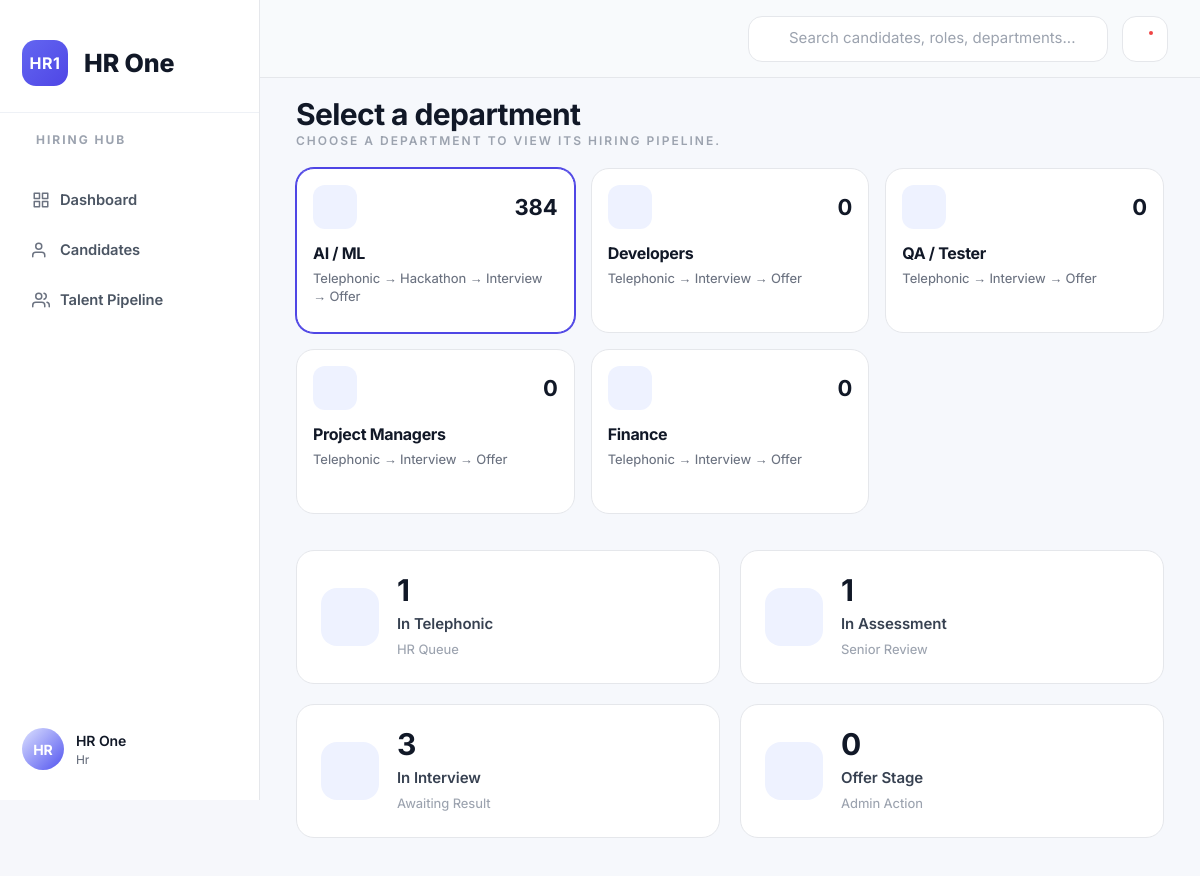
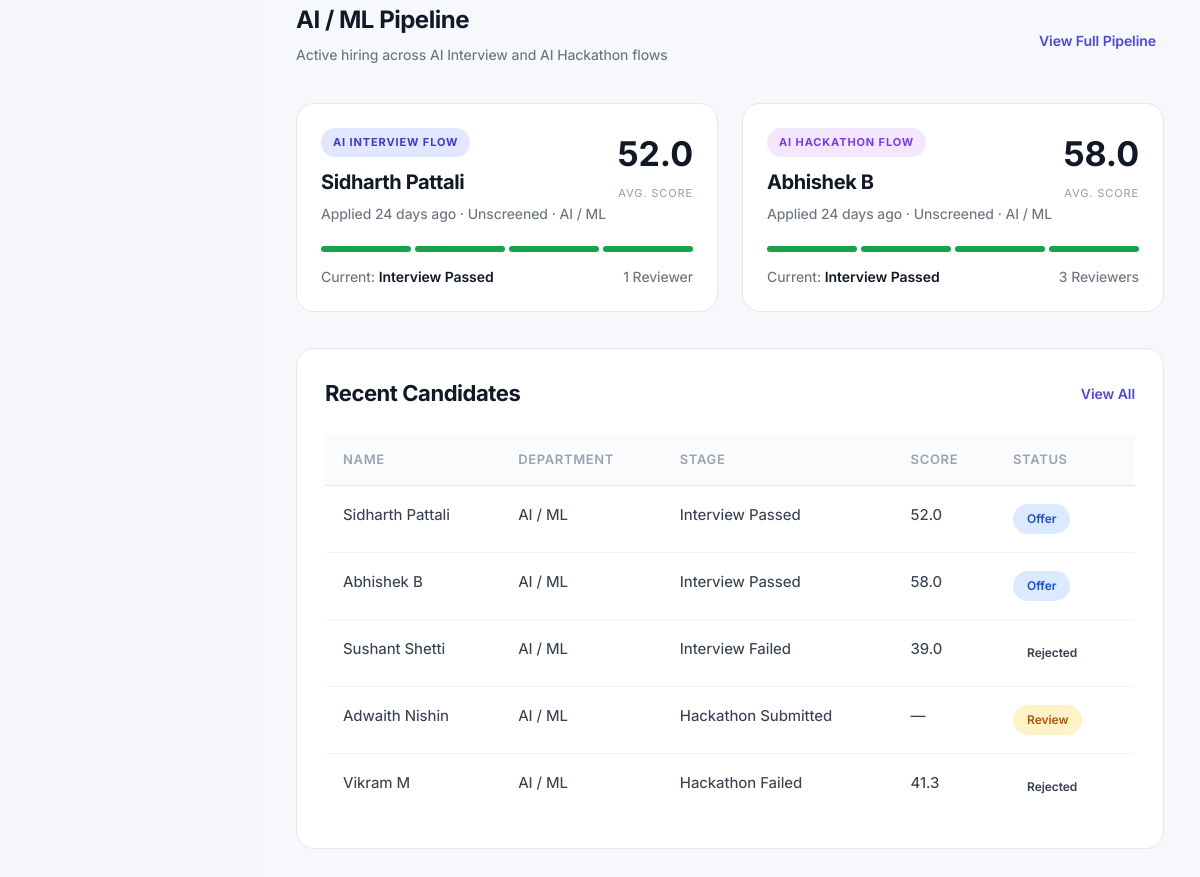
The app's page /dashboard (signed in) with its own data (2 pictures, top to bottom).
### app/core/models.py (models this page shows)
class User(Base):
    __tablename__ = "users"
    id: Mapped[int] = mapped_column(Integer, primary_key=True, index=True)
    username: Mapped[str] = mapped_column(String(50), unique=True, nullable=False, index=True)
    password_hash: Mapped[str] = mapped_column(String(255), nullable=False)
    role: Mapped[str] = mapped_column(String(30), nullable=False, index=True)
    full_name: Mapped[str] = mapped_column(String(120), nullable=False)
    skills: Mapped[str] = mapped_column(Text, default="")
    created_at: Mapped[datetime] = mapped_column(DateTime, default=datetime.utcnow)

class Candidate(Base):
    __tablename__ = "candidates"
    id: Mapped[int] = mapped_column(Integer, primary_key=True)
    name: Mapped[str] = mapped_column(String(150), nullable=False, index=True)
    email: Mapped[str] = mapped_column(String(150), nullable=True)
    phone: Mapped[str] = mapped_column(String(30), nullable=True, index=True)
    skills: Mapped[str] = mapped_column(Text, default="")
    flow: Mapped[str | None] = mapped_column(String(50), nullable=True, index=True)  # ai_hackathon_flow | ai_interview_flow
    stage: Mapped[int] = mapped_column(Integer, default=1, index=True)
    status: Mapped[str] = mapped_column(String(30), default="new", index=True)
    created_at: Mapped[datetime] = mapped_column(DateTime, default=datetime.utcnow)
    updated_at: Mapped[datetime] = mapped_column(DateTime, default=datetime.utcnow, onupdate=datetime.utcnow)
    department: Mapped[str | None] = mapped_column(String(50), nullable=True, index=True)
    screening: Mapped[CandidateScreening | None] = relationship(back_populates="candidate", uselist=False)
    decision: Mapped[CandidateDecision | None] = relationship(back_populates="candidate", uselist=False)
    submission: Mapped[Submission | None] = relationship(back_populates="candidate", uselist=False)
    interviews: Mapped[list[Interview]] = relationship(back_populates="candidate")

### app/routes/auth.py (the view)
@router.get("/dashboard", name="dashboard")
def dashboard(
    request: Request,
    user: User = Depends(get_current_user),
    db: Session = Depends(get_db),
):
    dept_ids = [d["id"] for d in DEPARTMENTS]
    selected_department = request.query_params.get("department", "AI / ML")
    if selected_department not in dept_ids:
        selected_department = "AI / ML"
    selected_department_label = next(
        (d["label"] for d in DEPARTMENTS if d["id"] == selected_department),
        selected_department,
    )
    dept_counts = {
        dept["id"]: _active_candidate_count(db, dept["id"])
        for dept in DEPARTMENTS
    }
    total_candidates = dept_counts.get(selected_department, 0)
    telephonic_count = _status_count(db, selected_department, ["accepted"])
    assessment_count = _status_count(db, selected_department, ["submitted"])
    interview_count = _status_count(
        db,
        selected_department,
        ["interview_scheduled", "interview_passed", "interview_failed"],
    )
    offer_count = _status_count(db, selected_department, ["offer"])
    featured_query = (
        select(Candidate)
        .where(
            Candidate.department == selected_department,
            Candidate.status.notin_(["rejected", "new", "parsed"]),
        )
        .options(
            selectinload(Candidate.submission).selectinload(Submission.reviews),
            selectinload(Candidate.interviews).selectinload(Interview.scores),
            selectinload(Candidate.screening),
        )
        .order_by(Candidate.updated_at.desc())
        .limit(2)
    )
    featured_candidates = [
        build_candidate_progress_card(c) for c in db.scalars(featured_query).all()
    ]
    recent_query = (
        select(Candidate)
        .options(
            selectinload(Candidate.submission).selectinload(Submission.reviews),
            selectinload(Candidate.interviews).selectinload(Interview.scores),
            selectinload(Candidate.screening),
        )
        .order_by(Candidate.updated_at.desc())
        .limit(5)
    )
    recent_candidates = [
        build_candidate_progress_card(c) for c in db.scalars(recent_query).all()
    ]
    return templates.TemplateResponse(
        request,
        "dashboard.html",
        {
            "user": user,
            "departments": DEPARTMENTS,
            "selected_department": selected_department,
            "selected_department_label": selected_department_label,
            "total_candidates": total_candidates,
            "dept_counts": dept_counts,
            "telephonic_count": telephonic_count,
            "assessment_count": assessment_count,
            "interview_count": interview_count,
            "offer_count": offer_count,
            "featured_candidates": featured_candidates,
            "recent_candidates": recent_candidates,
        },
    )

### templates/dashboard.html (shortened to what this page needs)
{% extends "base.html" %}
{% block content %}
<div class="dashboard-title">
        <h1>Select a department</h1>
        <span class="eyebrow">Choose a department to view its hiring pipeline.</span>
    </div>
<div class="department-selector">
    {% for dept in departments %}
        <a
            href="?department={{ dept.id | urlencode }}"
            class="dept-card {% if selected_department == dept.id %}active{% endif %}"
        >
            <div class="dept-top">
                <div class="dept-icon {% if dept.id == 'AI / ML' %}purple{% endif %}">
                </div>
                <span class="dept-count">
                    {{ dept_counts[dept.id] }}
                </span>
            </div>
            <h3>{{ dept.label }}</h3>
            <p>
                {% if dept.id == "AI / ML" %}
                    Telephonic → Hackathon → Interview → Offer
                {% else %}
                    Telephonic → Interview → Offer
                {% endif %}
            </p>
        </a>
    {% endfor %}
</div>
<div class="pipeline-stats">
    <div class="pipeline-card">
        <div class="pipeline-icon">
        </div>
        <div class="pipeline-content">
            <div class="pipeline-number">
                {{ telephonic_count|default(0) }}
            </div>
            <div class="pipeline-title">
                In Telephonic
            </div>
            <div class="pipeline-subtitle">
                HR Queue
            </div>
        </div>
    </div>
    {% if selected_department == "AI / ML" %}
    <div class="pipeline-card">
        <div class="pipeline-icon">
        </div>
        <div class="pipeline-content">
            <div class="pipeline-number">
                {{ assessment_count|default(0) }}
            </div>
            <div class="pipeline-title">
                In Assessment
            </div>
            <div class="pipeline-subtitle">
                Senior Review
            </div>
        </div>
    </div>
    {% endif %}
    <div class="pipeline-card">
        <div class="pipeline-icon">
        </div>
        <div class="pipeline-content">
            <div class="pipeline-number">
                {{ interview_count|default(0) }}
            </div>
            <div class="pipeline-title">
                In Interview
            </div>
            <div class="pipeline-subtitle">
                Awaiting Result
            </div>
        </div>
    </div>
    <div class="pipeline-card">
        <div class="pipeline-icon">
        </div>
        <div class="pipeline-content">
            <div class="pipeline-number">
                {{ offer_count|default(0) }}
            </div>
            <div class="pipeline-title">
                Offer Stage
            </div>
            <div class="pipeline-subtitle">
                Admin Action
            </div>
        </div>
    </div>
</div>
<div class="pipeline-header">
    <div>
        <h2>{{ selected_department_label }} Pipeline</h2>
        <p>
            {% if selected_department == "AI / ML" %}
                Active hiring across AI Interview and AI Hackathon flows
            {% else %}
                Active hiring for {{ selected_department_label }}
            {% endif %}
        </p>
    </div>
    <a href="{{ request.url_for('department_pipeline') }}?department={{ selected_department | urlencode }}" class="view-link">
        View Full Pipeline
    </a>
</div>
<div class="candidate-pipeline">
    {% if featured_candidates %}
        {% for candidate in featured_candidates %}
            <div class="candidate-card">
                <div class="candidate-top">
                    <div>
                        <span class="candidate-tag {{ candidate.flow_tag_class }}">
                            {{ candidate.flow_tag_label }}
                        </span>
                        <h3>{{ candidate.name }}</h3>
                        <p>
                            Applied {{ candidate.applied_ago }} · {{ candidate.role_label }} · {{ candidate.department }}
                        </p>
                    </div>
                <div class="candidate-score">
                    <span class="score">{{ candidate.score_display }}</span>
                    <small>{{ candidate.score_sublabel }}</small>
                </div>
                </div>
                <div class="pipeline-progress">
                    <div class="progress {{ candidate.stage_colors[0] }}"></div>
                    <div class="progress {{ candidate.stage_colors[1] }}"></div>
                    <div class="progress {{ candidate.stage_colors[2] }}"></div>
                    <div class="progress {{ candidate.stage_colors[3] }}"></div>
                </div>
                <div class="candidate-footer">
                    <span>
                        Current:
                        <strong>{{ candidate.stage_label }}</strong>
                    </span>
                    <span>
                        {{ candidate.reviewer_count }} Reviewer{{ "s" if candidate.reviewer_count != 1 else "" }}
                    </span>
                </div>
            </div>
        {% endfor %}
    {% else %}
        <p class="eyebrow">No active {{ selected_department_label }} candidates yet.</p>
    {% endif %}
</div>
<div class="recent-section">
    <div class="section-title">
        <h2>Recent Candidates</h2>
        <a href="{{ request.url_for('hr_candidates') }}">
            View All
        </a>
    </div>
    <table class="candidate-table">
        <thead>
            <tr>
                <th>Name</th>
                <th>Department</th>
                <th>Stage</th>
                <th>Score</th>
                <th>Status</th>
            </tr>
        </thead>
        <tbody>
            {% if recent_candidates %}
                {% for candidate in recent_candidates %}
                    <tr>
                        <td>{{ candidate.name }}</td>
                        <td>{{ candidate.department }}</td>
                        <td>{{ candidate.stage_label }}</td>
                        <td>{{ candidate.score if candidate.score is not none else "—" }}</td>
                        <td>
                            <span class="status {{ candidate.badge_class }}">
                                {{ candidate.badge_label }}
                            </span>
                        </td>
                    </tr>
                {% endfor %}
            {% else %}
                <tr>
                    <td colspan="5">No candidates yet.</td>
                </tr>
            {% endif %}
        </tbody>
    </table>
</div>
{% endblock %}

### templates/base.html (shortened to what this page needs)
<!DOCTYPE html>
<html lang="en">
<head>
    {% set root_path = request.scope.get('root_path', '') %}
    <link
        rel="stylesheet"
        href="{{ root_path }}/static/style.css"
    />
    <link
        rel="stylesheet"
        href="https://cdn.jsdelivr.net/npm/@tabler/icons-webfont@latest/tabler-icons.min.css"
    />
</head>
<body>
{% if user %}
<div class="app-shell">
    {% include "_sidebar.html" %}
    <div class="main">
        <header class="topbar">
<div class="topbar-right">
    {% block topbar_controls %}
    <div class="search-box">
        <input
            type="text"
            placeholder="Search candidates, roles, departments..."
        >
    </div>
    <button class="toolbar-btn notification-btn">
        <span class="notification-dot"></span>
    </button>
    {% endblock %}
</div>
        </header>
{% endif %}
        <main class="content">
            {% block content %}
            {% endblock %}
        </main>
{% if user %}
    </div>
</div>
{% endif %}
</body>
</html>

### templates/_sidebar.html (shortened to what this page needs)
<aside class="sidebar">
    <div class="sidebar-brand">
        <div class="sidebar-logo">
            <div class="logo-icon">HR1</div>
            <div class="logo-text">
                HR One
            </div>
        </div>
    </div>
     <div class="sidebar-title">
            HIRING HUB
        </div>
  <nav>
    <ul class="sidebar-nav">
      <li>
        <a href="{{ request.url_for('dashboard').path }}">
          <svg class="icon" viewBox="0 0 24 24" fill="none" stroke="currentColor" stroke-width="2" stroke-linecap="round" stroke-linejoin="round"><rect x="3" y="3" width="7" height="7"/><rect x="14" y="3" width="7" height="7"/><rect x="3" y="14" width="7" height="7"/><rect x="14" y="14" width="7" height="7"/></svg>
          <span>Dashboard</span>
        </a>
      </li>
      {% if user.role in ["hr", "admin"] %}
        <li>
          <a href="{{ request.url_for('hr_candidates').path }}">
            <svg class="icon" viewBox="0 0 24 24" fill="none" stroke="currentColor" stroke-width="2" stroke-linecap="round" stroke-linejoin="round"><path d="M17 21v-2a4 4 0 0 0-4-4H5a4 4 0 0 0-4 4v2"/><circle cx="9" cy="7" r="4"/></svg>
            <span>Candidates</span>
          </a>
        </li>
      {% endif %}
      {% if user.role in ["hr", "admin"] %}
        <li>
         <a href="{{ request.url_for('talent_pipeline').path }}">
            <svg class="icon" viewBox="0 0 24 24" fill="none" stroke="currentColor" stroke-width="2" stroke-linecap="round" stroke-linejoin="round"><path d="M17 21v-2a4 4 0 0 0-4-4H5a4 4 0 0 0-4 4v2"/><circle cx="9" cy="7" r="4"/><path d="M23 21v-2a4 4 0 0 0-3-3.87"/><path d="M16 3.13a4 4 0 0 1 0 7.75"/></svg>
            <span>Talent Pipeline</span>
          </a>
        </li>
      {% endif %}
    </ul>
  </nav>
 <div class="sidebar-footer">
    <div class="sidebar-user">
        <div class="sidebar-user-avatar">
            {{ (user.full_name or "HR")[:2]|upper }}
        </div>
        <div class="sidebar-user-info">
            <div class="sidebar-user-name">
                {{ user.full_name }}
            </div>
            <div class="sidebar-user-role">
                {{ user.role|capitalize }}
            </div>
        </div>
    </div>
</div>
</aside>

### records on screen
User: full_name "HR", full_name "HR One", role "Hr"
Candidate: flow_tag_label "AI INTERVIEW FLOW", name "Sidharth Pattali", applied_ago "24 days ago", role_label "Unscreened", department "AI / ML", score_display "52.0", score_sublabel "AVG. SCORE", stage_label "Interview Passed", reviewer_count "1", score "52.0", badge_label "Offer"
Candidate: flow_tag_label "AI HACKATHON FLOW", name "Abhishek B", applied_ago "24 days ago", role_label "Unscreened", department "AI / ML", score_display "58.0", score_sublabel "AVG. SCORE", stage_label "Interview Passed", reviewer_count "3", reviewer_count "s", score "58.0", badge_label "Offer"
Candidate: name "Sushant Shetti", department "AI / ML", stage_label "Interview Failed", score "39.0", badge_label "Rejected"
Candidate: name "Adwaith Nishin", department "AI / ML", stage_label "Hackathon Submitted", score "—", badge_label "Review"
Candidate: name "Vikram M", department "AI / ML"

### other values on screen
{{ dept_counts[dept.id] }} "384" "0" "0" "0" "0"
{{ dept.label }} "AI / ML" "Developers" "QA / Tester" "Project Managers" "Finance"
{{ telephonic_count|default(0) }} "1"
{{ assessment_count|default(0) }} "1"
{{ interview_count|default(0) }} "3"
{{ offer_count|default(0) }} "0"
{{ selected_department_label }} "AI / ML"
{{ candidate.stage_label }} "Hackathon Failed"
{{ candidate.score if candidate.score is not none else "—" }} "41.3"
{{ candidate.badge_label }} "Rejected"
